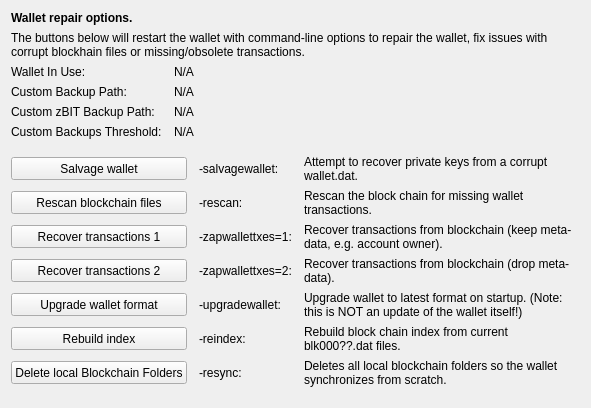
     <widget class="QWidget" name="tab_repair">
      <attribute name="title">
       <string>&amp;Wallet Repair</string>
      </attribute>
      <layout class="QGridLayout" name="gridLayout_4" columnstretch="0,0,0,0">
       <property name="horizontalSpacing">
        <number>12</number>
       </property>
       <item row="0" column="0" colspan="4">
        <widget class="QLabel" name="label_repair_header">
         <property name="font">
          <font>
           <weight>75</weight>
           <bold>true</bold>
          </font>
         </property>
         <property name="text">
          <string>Wallet repair options.</string>
         </property>
        </widget>
       </item>
       <item row="1" column="0" colspan="4">
        <widget class="QLabel" name="label_repair_helptext">
         <property name="font">
          <font>
           <weight>50</weight>
           <bold>false</bold>
          </font>
         </property>
         <property name="text">
          <string>The buttons below will restart the wallet with command-line options to repair the wallet, fix issues with corrupt blockhain files or missing/obsolete transactions.</string>
         </property>
         <property name="wordWrap">
          <bool>true</bool>
         </property>
        </widget>
       </item>
       <item row="2" column="0">
        <widget class="QLabel" name="wallet_path_label">
         <property name="text">
          <string>Wallet In Use:</string>
         </property>
        </widget>
       </item>
       <item row="2" column="1" colspan="3">
        <widget class="QLabel" name="wallet_path">
         <property name="cursor">
          <cursorShape>IBeamCursor</cursorShape>
         </property>
         <property name="text">
          <string>N/A</string>
         </property>
         <property name="textFormat">
          <enum>Qt::PlainText</enum>
         </property>
         <property name="textInteractionFlags">
          <set>Qt::LinksAccessibleByMouse|Qt::TextSelectableByKeyboard|Qt::TextSelectableByMouse</set>
         </property>
        </widget>
       </item>
       <item row="3" column="0">
        <widget class="QLabel" name="wallet_custombackuppath_label">
         <property name="text">
          <string>Custom Backup Path:</string>
         </property>
         <property name="visible">
          <bool>false</bool>
         </property>
        </widget>
       </item>
       <item row="3" column="1" colspan="3">
        <widget class="QLabel" name="wallet_custombackuppath">
         <property name="cursor">
          <cursorShape>IBeamCursor</cursorShape>
         </property>
         <property name="text">
          <string>N/A</string>
         </property>
         <property name="textFormat">
          <enum>Qt::PlainText</enum>
         </property>
         <property name="textInteractionFlags">
          <set>Qt::LinksAccessibleByMouse|Qt::TextSelectableByKeyboard|Qt::TextSelectableByMouse</set>
         </property>
         <property name="visible">
          <bool>false</bool>
         </property>
        </widget>
       </item>
       <item row="4" column="0">
        <widget class="QLabel" name="wallet_customzbitbackuppath_label">
         <property name="text">
          <string>Custom zBIT Backup Path:</string>
         </property>
         <property name="visible">
          <bool>false</bool>
         </property>
        </widget>
       </item>
       <item row="4" column="1" colspan="3">
        <widget class="QLabel" name="wallet_customzbitbackuppath">
         <property name="cursor">
          <cursorShape>IBeamCursor</cursorShape>
         </property>
         <property name="text">
          <string>N/A</string>
         </property>
         <property name="textFormat">
          <enum>Qt::PlainText</enum>
         </property>
         <property name="textInteractionFlags">
          <set>Qt::LinksAccessibleByMouse|Qt::TextSelectableByKeyboard|Qt::TextSelectableByMouse</set>
         </property>
         <property name="visible">
          <bool>false</bool>
         </property>
        </widget>
       </item>
       <item row="5" column="0">
        <widget class="QLabel" name="wallet_custombackupthreshold_label">
         <property name="text">
          <string>Custom Backups Threshold:</string>
         </property>
         <property name="visible">
          <bool>false</bool>
         </property>
        </widget>
       </item>
       <item row="5" column="1" colspan="3">
        <widget class="QLabel" name="wallet_custombackupthreshold">
         <property name="cursor">
          <cursorShape>IBeamCursor</cursorShape>
         </property>
         <property name="text">
          <string>N/A</string>
         </property>
         <property name="textFormat">
          <enum>Qt::PlainText</enum>
         </property>
         <property name="textInteractionFlags">
          <set>Qt::LinksAccessibleByMouse|Qt::TextSelectableByKeyboard|Qt::TextSelectableByMouse</set>
         </property>
         <property name="visible">
          <bool>false</bool>
         </property>
        </widget>
       </item>
       <item row="6" column="0">
        <spacer name="verticalSpacer_repair1">
         <property name="orientation">
          <enum>Qt::Vertical</enum>
         </property>
         <property name="sizeHint" stdset="0">
          <size>
           <width>10</width>
           <height>10</height>
          </size>
         </property>
        </spacer>
       </item>
       <item row="7" column="0" colspan="2">
        <widget class="QPushButton" name="btn_salvagewallet">
         <property name="minimumSize">
          <size>
           <width>100</width>
           <height>23</height>
          </size>
         </property>
         <property name="text">
          <string>Salvage wallet</string>
         </property>
        </widget>
       </item>
       <item row="7" column="2">
        <widget class="QLabel" name="label_repair_salvage_command">
         <property name="text">
          <string notr="true">-salvagewallet:</string>
         </property>
        </widget>
       </item>
       <item row="7" column="3">
        <widget class="QLabel" name="label_repair_salvage">
         <property name="text">
          <string>Attempt to recover private keys from a corrupt wallet.dat.</string>
         </property>
         <property name="wordWrap">
          <bool>true</bool>
         </property>
        </widget>
       </item>
       <item row="8" column="0" colspan="2">
        <widget class="QPushButton" name="btn_rescan">
         <property name="minimumSize">
          <size>
           <width>100</width>
           <height>23</height>
          </size>
         </property>
         <property name="text">
          <string>Rescan blockchain files</string>
         </property>
        </widget>
       </item>
       <item row="8" column="2">
        <widget class="QLabel" name="label_repair_rescan_command">
         <property name="text">
          <string notr="true">-rescan:</string>
         </property>
        </widget>
       </item>
       <item row="8" column="3">
        <widget class="QLabel" name="label_repair_rescan">
         <property name="text">
          <string>Rescan the block chain for missing wallet transactions.</string>
         </property>
         <property name="wordWrap">
          <bool>true</bool>
         </property>
        </widget>
       </item>
       <item row="9" column="0" colspan="2">
        <widget class="QPushButton" name="btn_zapwallettxes1">
         <property name="minimumSize">
          <size>
           <width>100</width>
           <height>23</height>
          </size>
         </property>
         <property name="text">
          <string>Recover transactions 1</string>
         </property>
        </widget>
       </item>
       <item row="9" column="2">
        <widget class="QLabel" name="label_repair_zap1_command">
         <property name="text">
          <string notr="true">-zapwallettxes=1:</string>
         </property>
        </widget>
       </item>
       <item row="9" column="3">
        <widget class="QLabel" name="label_repair_zap1">
         <property name="text">
          <string>Recover transactions from blockchain (keep meta-data, e.g. account owner).</string>
         </property>
         <property name="wordWrap">
          <bool>true</bool>
         </property>
        </widget>
       </item>
       <item row="10" column="0" colspan="2">
        <widget class="QPushButton" name="btn_zapwallettxes2">
         <property name="minimumSize">
          <size>
           <width>100</width>
           <height>23</height>
          </size>
         </property>
         <property name="text">
          <string>Recover transactions 2</string>
         </property>
        </widget>
       </item>
       <item row="10" column="2">
        <widget class="QLabel" name="label_repair_zap2_command">
         <property name="text">
          <string notr="true">-zapwallettxes=2:</string>
         </property>
        </widget>
       </item>
       <item row="10" column="3">
        <widget class="QLabel" name="label_repair_zap2">
         <property name="text">
          <string>Recover transactions from blockchain (drop meta-data).</string>
         </property>
         <property name="wordWrap">
          <bool>true</bool>
         </property>
        </widget>
       </item>
       <item row="11" column="0" colspan="2">
        <widget class="QPushButton" name="btn_upgradewallet">
         <property name="minimumSize">
          <size>
           <width>100</width>
           <height>23</height>
          </size>
         </property>
         <property name="text">
          <string>Upgrade wallet format</string>
         </property>
        </widget>
       </item>
       <item row="11" column="2">
        <widget class="QLabel" name="label_repair_upgrade_command">
         <property name="text">
          <string notr="true">-upgradewallet:</string>
         </property>
        </widget>
       </item>
       <item row="11" column="3">
        <widget class="QLabel" name="label_repair_upgrade">
         <property name="text">
          <string>Upgrade wallet to latest format on startup. (Note: this is NOT an update of the wallet itself!)</string>
         </property>
         <property name="wordWrap">
          <bool>true</bool>
         </property>
        </widget>
       </item>
       <item row="12" column="0" colspan="2">
        <widget class="QPushButton" name="btn_reindex">
         <property name="minimumSize">
          <size>
           <width>100</width>
           <height>23</height>
          </size>
         </property>
         <property name="text">
          <string>Rebuild index</string>
         </property>
        </widget>
       </item>
       <item row="12" column="2">
        <widget class="QLabel" name="label_repair_reindex_command">
         <property name="text">
          <string notr="true">-reindex:</string>
         </property>
        </widget>
       </item>
       <item row="12" column="3">
        <widget class="QLabel" name="label_repair_reindex">
         <property name="text">
          <string>Rebuild block chain index from current blk000??.dat files.</string>
         </property>
         <property name="wordWrap">
          <bool>true</bool>
         </property>
        </widget>
       </item>
       <item row="13" column="0" colspan="2">
        <widget class="QPushButton" name="btn_resync">
         <property name="minimumSize">
          <size>
           <width>100</width>
           <height>23</height>
          </size>
         </property>
         <property name="text">
          <string>Delete local Blockchain Folders</string>
         </property>
        </widget>
       </item>
       <item row="13" column="2">
        <widget class="QLabel" name="label_repair_resync_command">
         <property name="text">
          <string>-resync:</string>
         </property>
        </widget>
       </item>
       <item row="13" column="3">
        <widget class="QLabel" name="label_repair_resync">
         <property name="text">
          <string>Deletes all local blockchain folders so the wallet synchronizes from scratch.</string>
         </property>
         <property name="wordWrap">
          <bool>true</bool>
         </property>
        </widget>
       </item>
       <item row="14" column="0">
        <spacer name="verticalSpacer_repair2">
         <property name="orientation">
          <enum>Qt::Vertical</enum>
         </property>
         <property name="sizeHint" stdset="0">
          <size>
           <width>20</width>
           <height>10</height>
          </size>
         </property>
        </spacer>
       </item>
      </layout>
     </widget>
